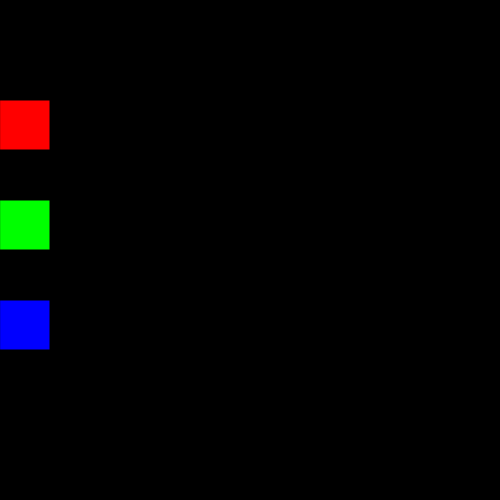
Frame 1 (no input)
Frame 60 (no input): identical to frame 1, image omitted
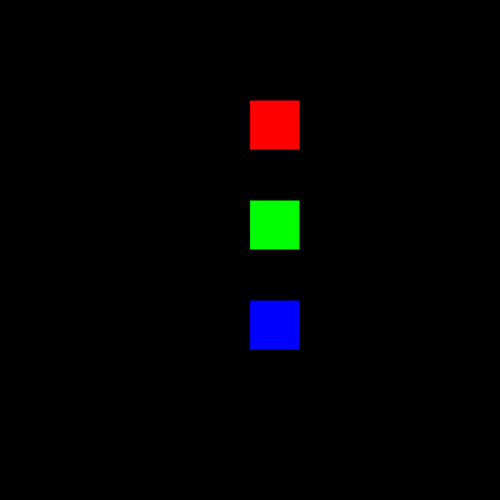
Frame 120 (the mouse pressed at the canvas centre since frame 60)

The p5.js sketch that drew these frames (run headless with seeded random() and noise() and a simulated clock; from frame 60 on, the mouse is pressed at the canvas centre):

// p5.js sketch
// ── sketch.js
/*
1: Create Boxes
2: When mouse moves so do the boxes
3: on click change color of each box

I tried to get the color to change randomly for each box
but it didn't workd.
*/
let r = 255;
let g = 0;
let b = 0;

let r1 = 0;
let g1 = 255;
let b1 = 0;

let r2 = 0;
let g2 = 0;
let b2 = 255;

function setup(){
    createCanvas(500, 500);
    background(0,0,0);
   
}

function draw(){
  
    background(0,0,0);
    fill(r,g,b);
    rect(mouseX,100,50,50);
    fill(r1,g1,b1);
    rect(mouseX,200,50,50);
    fill(r2,g2,b2);
    rect(mouseX,300,50,50);
    
}

function mouseClicked() {
      r = random(0, 255);
      g = random(0, 255);
      b = random(0, 255);
   
     r1 = random(0, 255);
     g1 = random(0, 255);
     b1 = random(0, 255);

     r2 = random(0, 255);
     g2 = random(0, 255);
     b2 = random(0, 255);
    
 }
